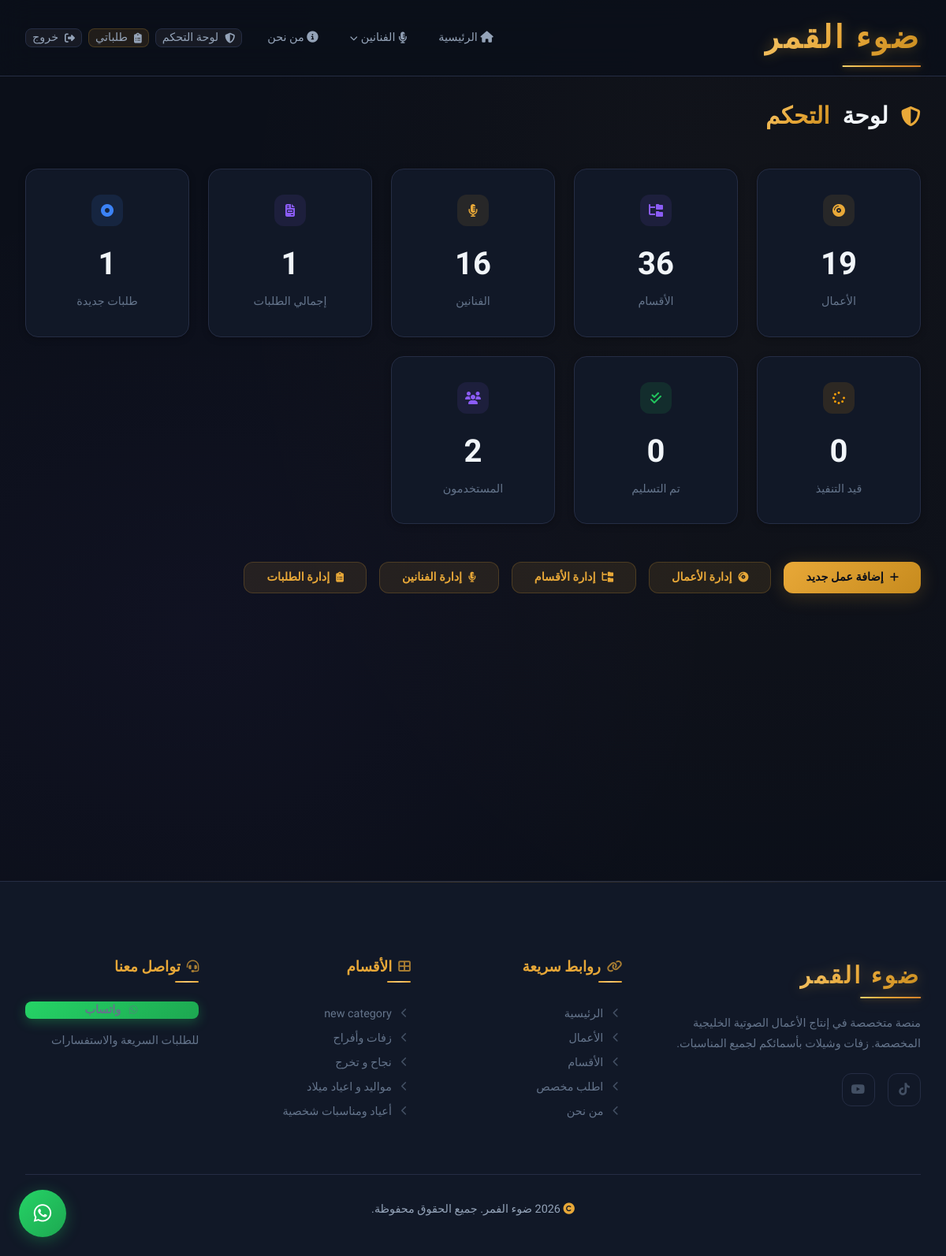
Page /admin/ (signed in) on the committed database.
### app/models.py (models this page shows, shortened)
class Category(db.Model):
    __tablename__ = 'categories'
    id = db.Column(db.Integer, primary_key=True)
    name = db.Column(db.String(100), nullable=False)
    slug = db.Column(db.String(100), unique=True, nullable=False)
    description = db.Column(db.Text, nullable=True)
    icon = db.Column(db.String(50), nullable=True)
    sort_order = db.Column(db.Integer, default=0)
    parent_id = db.Column(db.Integer, db.ForeignKey('categories.id'), nullable=True)
    subcategories = db.relationship(
        'Category',
        backref=db.backref('parent', remote_side=[id]),
        lazy='dynamic'
    )
    samples = db.relationship('Sample', backref='category', lazy='dynamic')

### app/routes/admin.py (the view)
@admin_bp.route('/')
@admin_required
def dashboard():
    total_samples = Sample.query.count()
    total_categories = Category.query.count()
    total_singers = Singer.query.count()
    total_orders = Order.query.count()
    new_orders = Order.query.filter_by(status='new').count()
    in_progress = Order.query.filter_by(status='in_progress').count()
    delivered = Order.query.filter_by(status='delivered').count()
    total_users = User.query.count()
    recent_orders = Order.query.order_by(Order.created_at.desc()).limit(5).all()
    return render_template(
        'admin/dashboard.html',
        total_samples=total_samples,
        total_categories=total_categories,
        total_singers=total_singers,
        total_orders=total_orders,
        new_orders=new_orders,
        in_progress=in_progress,
        delivered=delivered,
        total_users=total_users,
        recent_orders=recent_orders,
    )

### app/models.py (called while the page is built)
    @property
    def status_label(self):
        labels = {'new': 'جديد', 'in_progress': 'قيد التنفيذ', 'delivered': 'تم التسليم'}
        return labels.get(self.status, self.status)

    @property
    def status_color(self):
        colors = {'new': 'info', 'in_progress': 'warning', 'delivered': 'success'}
        return colors.get(self.status, 'info')

### app/routes/admin.py (called while the page is built)
def admin_required(f):
    @wraps(f)
    @login_required
    def decorated_function(*args, **kwargs):
        if not current_user.is_admin:
            flash('ليس لديك صلاحية الوصول', 'error')
            return redirect(url_for('main.index'))
        return f(*args, **kwargs)
    return decorated_function

### app/templates/admin/dashboard.html (shortened to what this page needs)
{% extends "base.html" %}
{% block content %}
<section class="admin-page">
    <div class="container">
        <div class="dashboard-header">
            <h1><i class="fas fa-shield-halved"></i> لوحة <span class="accent-text">التحكم</span></h1>
        </div>
        <div class="admin-stats">
            <div class="stat-card animate-on-scroll">
                <div class="stat-card__icon stat-card__icon--accent"><i class="fas fa-compact-disc"></i></div>
                <div class="stat-card__value">{{ total_samples }}</div>
                <div class="stat-card__label">الأعمال</div>
            </div>
            <div class="stat-card animate-on-scroll">
                <div class="stat-card__icon stat-card__icon--secondary"><i class="fas fa-folder-tree"></i></div>
                <div class="stat-card__value">{{ total_categories }}</div>
                <div class="stat-card__label">الأقسام</div>
            </div>
            <div class="stat-card animate-on-scroll">
                <div class="stat-card__icon stat-card__icon--accent"><i class="fas fa-microphone-lines"></i></div>
                <div class="stat-card__value">{{ total_singers }}</div>
                <div class="stat-card__label">الفنانين</div>
            </div>
            <div class="stat-card animate-on-scroll">
                <div class="stat-card__icon stat-card__icon--secondary"><i class="fas fa-file-invoice"></i></div>
                <div class="stat-card__value">{{ total_orders }}</div>
                <div class="stat-card__label">إجمالي الطلبات</div>
            </div>
            <div class="stat-card animate-on-scroll">
                <div class="stat-card__icon stat-card__icon--info"><i class="fas fa-circle-dot"></i></div>
                <div class="stat-card__value">{{ new_orders }}</div>
                <div class="stat-card__label">طلبات جديدة</div>
            </div>
            <div class="stat-card animate-on-scroll">
                <div class="stat-card__icon stat-card__icon--warning"><i class="fas fa-spinner"></i></div>
                <div class="stat-card__value">{{ in_progress }}</div>
                <div class="stat-card__label">قيد التنفيذ</div>
            </div>
            <div class="stat-card animate-on-scroll">
                <div class="stat-card__icon stat-card__icon--success"><i class="fas fa-check-double"></i></div>
                <div class="stat-card__value">{{ delivered }}</div>
                <div class="stat-card__label">تم التسليم</div>
            </div>
            <div class="stat-card animate-on-scroll">
                <div class="stat-card__icon stat-card__icon--secondary"><i class="fas fa-users"></i></div>
                <div class="stat-card__value">{{ total_users }}</div>
                <div class="stat-card__label">المستخدمون</div>
            </div>
        </div>
        <div style="display: flex; gap: var(--space-md); margin-bottom: var(--space-2xl); flex-wrap: wrap;">
            <a href="{{ url_for('admin.add_sample') }}" class="btn btn-primary"><i class="fas fa-plus"></i> إضافة عمل جديد</a>
            <a href="{{ url_for('admin.samples') }}" class="btn btn-secondary"><i class="fas fa-compact-disc"></i> إدارة الأعمال</a>
            <a href="{{ url_for('admin.categories') }}" class="btn btn-secondary"><i class="fas fa-folder-tree"></i> إدارة الأقسام</a>
            <a href="{{ url_for('admin.singers') }}" class="btn btn-secondary"><i class="fas fa-microphone-lines"></i> إدارة الفنانين</a>
            <a href="{{ url_for('admin.orders') }}" class="btn btn-secondary"><i class="fas fa-clipboard-list"></i> إدارة الطلبات</a>
        </div>
    </div>
</section>
{% endblock %}

### app/templates/base.html (shortened to what this page needs)
<!DOCTYPE html>
<html lang="ar" dir="rtl">
<head>
    <link rel="stylesheet"
          href="https://cdnjs.cloudflare.com/ajax/libs/font-awesome/6.5.1/css/all.min.css"
          onerror="this.onerror=null;this.href='https://cdn.jsdelivr.net/npm/@fortawesome/fontawesome-free@6.5.1/css/all.min.css';" />
    <link rel="stylesheet" href="{{ url_for('static', filename='css/variables.css') }}">
    <link rel="stylesheet" href="{{ url_for('static', filename='css/base.css') }}">
    <link rel="stylesheet" href="{{ url_for('static', filename='css/components.css') }}">
    <link rel="stylesheet" href="{{ url_for('static', filename='css/pages.css') }}">
</head>
<body>
    <nav class="navbar" id="navbar">
        <div class="container">
            <a href="{{ url_for('main.index') }}" class="logo">ضوء القمر</a>
            <div class="nav-links" id="navLinks">
                <a href="{{ url_for('main.index') }}" class="{% if request.endpoint == 'main.index' %}active{% endif %}">
                    <i class="fas fa-home"></i> الرئيسية
                </a>
                <details class="nav-dropdown {% if request.endpoint == 'main.singer' %}active{% endif %}">
                    <summary class="nav-dropdown__summary">
                        <i class="fas fa-microphone-lines"></i> الفنانين
                        <i class="fas fa-chevron-down nav-dropdown__chevron"></i>
                    </summary>
                </details>
                <a href="{{ url_for('main.about') }}" class="{% if request.endpoint == 'main.about' %}active{% endif %}">
                    <i class="fas fa-info-circle"></i> من نحن
                </a>
                <div class="nav-auth">
                    {% if current_user.is_authenticated %}
                        {% if current_user.is_admin %}
                            <a href="{{ url_for('admin.dashboard') }}" class="btn btn-sm btn-ghost">
                                <i class="fas fa-shield-halved"></i> لوحة التحكم
                            </a>
                        {% endif %}
                        <a href="{{ url_for('orders.dashboard') }}" class="btn btn-sm btn-secondary">
                            <i class="fas fa-clipboard-list"></i> طلباتي
                        </a>
                        <a href="{{ url_for('auth.logout') }}" class="btn btn-sm btn-ghost">
                            <i class="fas fa-sign-out-alt"></i> خروج
                        </a>
                    {% endif %}
                </div>
            </div>
        </div>
    </nav>
    <main>
        {% block content %}{% endblock %}
    </main>
    <footer class="footer">
        <div class="container">
            <div class="footer-grid">
                <div class="footer-col footer-brand">
                    <div class="logo" style="margin-bottom: var(--space-lg); font-size: var(--fs-xl); display: inline-block;">ضوء القمر</div>
                    <p>منصة متخصصة في إنتاج الأعمال الصوتية الخليجية المخصصة. زفات وشيلات بأسمائكم لجميع المناسبات.</p>
                    <div class="footer-social">
                        <a href="https://www.tiktok.com/@.bo6b?_r=1&_t=ZS-95rwLRkdma8" aria-label="TikTok">
                            <i class="fab fa-tiktok"></i>
                        </a>
                        <a href="https://youtube.com/@zaffat-f9o?si=nrIe7QA_RzNBtxz0" aria-label="YouTube">
                            <i class="fab fa-youtube"></i>
                        </a>
                    </div>
                </div>
                <div class="footer-col">
                    <h4 class="footer-col__title"><i class="fas fa-link"></i> روابط سريعة</h4>
                    <a href="{{ url_for('main.index') }}"><i class="fas fa-chevron-left"></i> الرئيسية</a>
                    <a href="{{ url_for('main.index') }}#featured"><i class="fas fa-chevron-left"></i> الأعمال</a>
                    <a href="{{ url_for('main.index') }}#categories"><i class="fas fa-chevron-left"></i> الأقسام</a>
                    <a href="{{ url_for('orders.new_order') }}"><i class="fas fa-chevron-left"></i> اطلب مخصص</a>
                    <a href="{{ url_for('main.about') }}"><i class="fas fa-chevron-left"></i> من نحن</a>
                </div>
                <div class="footer-col">
                    <h4 class="footer-col__title"><i class="fas fa-th-large"></i> الأقسام</h4>
                    {% for category in footer_categories %}
                    <a href="{{ url_for('main.category', slug=category.slug) }}"><i class="fas fa-chevron-left"></i> {{ category.name }}</a>
                    {% endfor %}
                </div>
                <div class="footer-col">
                    <h4 class="footer-col__title"><i class="fas fa-headset"></i> تواصل معنا</h4>
                    <a href="https://wa.me/{{ whatsapp_number.replace('+', '') }}" target="_blank" class="btn btn-whatsapp btn-sm" style="margin-bottom: var(--space-md);">
                        <i class="fab fa-whatsapp"></i> واتساب
                    </a>
                    <p style="font-size: var(--fs-sm); color: var(--text-tertiary);">للطلبات السريعة والاستفسارات</p>
                </div>
            </div>
            <div class="footer-bottom">
                <p><i class="fas fa-copyright"></i> {{ brand_year }} {{ brand_name }}. جميع الحقوق محفوظة.</p>
            </div>
        </div>
    </footer>
    <a href="https://wa.me/{{ whatsapp_number.replace('+', '') }}" target="_blank" class="whatsapp-float" aria-label="تواصل واتساب">
        <i class="fab fa-whatsapp"></i>
    </a>
</body>
</html>

### app/static/css/variables.css (style rules this page uses)
:root { --accent: #E8A838; --accent-light: #F5C871; --accent-dark: #C78B1E; --accent-glow: rgba(232, 168, 56, 0.35); --accent-5: rgba(232, 168, 56, 0.05); --accent-10: rgba(232, 168, 56, 0.10); --accent-15: rgba(232, 168, 56, 0.15); --accent-20: rgba(232, 168, 56, 0.20); --gradient-accent: linear-gradient(135deg, #E8A838 0%, #F5C871 50%, #E8A838 100%); --gradient-accent-btn: linear-gradient(135deg, #E8A838 0%, #C78B1E 100%); --gradient-accent-text: linear-gradient(135deg, #F5C871, #E8A838, #C78B1E); --gradient-accent-vivid: linear-gradient(135deg, #F2D06B 0%, #E8A838 40%, #D4822A 100%); --secondary: #8B5CF6; --secondary-light: #A78BFA; --secondary-dark: #7C3AED; --secondary-glow: rgba(139, 92, 246, 0.25); --secondary-10: rgba(139, 92, 246, 0.10); --tertiary: #14B8A6; --tertiary-glow: rgba(20, 184, 166, 0.2); --bg-base: #0B0F19; --bg-card: #111827; --bg-elevated: #1A2035; --bg-hover: #1E2642; --bg-border: #252D44; --bg-border-light: #2E3A56; --text-primary: #F1F5F9; --text-secondary: #94A3B8; --text-tertiary: #64748B; --text-dim: #475569; --success: #22C55E; --success-bg: rgba(34, 197, 94, 0.12); --success-border: rgba(34, 197, 94, 0.25); --warning: #F59E0B; --warning-bg: rgba(245, 158, 11, 0.12); --warning-border: rgba(245, 158, 11, 0.25); --info: #3B82F6; --info-bg: rgba(59, 130, 246, 0.12); --info-border: rgba(59, 130, 246, 0.25); --error: #EF4444; --error-bg: rgba(239, 68, 68, 0.12); --error-border: rgba(239, 68, 68, 0.25); --whatsapp: #25D366; --whatsapp-dark: #1DA851; --whatsapp-glow: rgba(37, 211, 102, 0.3); --font-primary: 'Tajawal', 'Segoe UI', sans-serif; --fs-xs: clamp(0.7rem, 0.65rem + 0.25vw, 0.8rem); --fs-sm: clamp(0.8rem, 0.75rem + 0.3vw, 0.9rem); --fs-base: clamp(0.9rem, 0.85rem + 0.35vw, 1rem); --fs-md: clamp(1rem, 0.9rem + 0.5vw, 1.15rem); --fs-lg: clamp(1.15rem, 1rem + 0.7vw, 1.4rem); --fs-xl: clamp(1.4rem, 1.15rem + 1.2vw, 1.85rem); --fs-2xl: clamp(1.75rem, 1.35rem + 2vw, 2.5rem); --fs-3xl: clamp(2.2rem, 1.5rem + 3.5vw, 3.5rem); --fs-hero: clamp(2rem, 1.2rem + 4vw, 3.8rem); --fw-light: 300; --fw-regular: 400; --fw-medium: 500; --fw-bold: 700; --fw-black: 900; --lh-tight: 1.3; --lh-normal: 1.6; --lh-relaxed: 1.8; --space-xs: 0.25rem; --space-sm: 0.5rem; --space-md: 1rem; --space-lg: 1.5rem; --space-xl: 2rem; --space-2xl: 3rem; --space-3xl: 4rem; --space-4xl: 6rem; --space-section: clamp(3rem, 2rem + 5vw, 6rem); --container-max: 1200px; --container-padding: clamp(1rem, 3vw, 2rem); --radius-sm: 8px; --radius-md: 12px; --radius-lg: 16px; --radius-xl: 24px; --radius-full: 9999px; --shadow-sm: 0 2px 8px rgba(0, 0, 0, 0.25); --shadow-md: 0 4px 24px rgba(0, 0, 0, 0.35); --shadow-lg: 0 8px 40px rgba(0, 0, 0, 0.45); --shadow-accent: 0 4px 25px rgba(232, 168, 56, 0.2); --shadow-accent-lg: 0 8px 40px rgba(232, 168, 56, 0.25); --shadow-card: 0 4px 20px rgba(0, 0, 0, 0.3); --shadow-card-hover: 0 12px 40px rgba(0, 0, 0, 0.4), 0 0 0 1px rgba(232, 168, 56, 0.1); --glass-bg: rgba(11, 15, 25, 0.8); --glass-bg-heavy: rgba(11, 15, 25, 0.92); --glass-border: rgba(232, 168, 56, 0.12); --glass-blur: 20px; --transition-fast: 0.15s ease; --transition-base: 0.3s cubic-bezier(0.4, 0, 0.2, 1); --transition-slow: 0.5s cubic-bezier(0.4, 0, 0.2, 1); --transition-spring: 0.5s cubic-bezier(0.175, 0.885, 0.32, 1.275); --z-dropdown: 100; --z-sticky: 200; --z-nav: 300; --z-modal: 400; --z-whatsapp: 500; }

### rows in the picture
Category: name "new category"
Category: name "زفات وأفراح"
Category: name "نجاح و تخرج"
Category: name "مواليد و اعياد ميلاد"
Category: name "أعياد ومناسبات شخصية"

### other values in the picture
{{ total_samples }} "19"
{{ total_categories }} "36"
{{ total_singers }} "16"
{{ total_orders }} "1"
{{ new_orders }} "1"
{{ in_progress }} "0"
{{ delivered }} "0"
{{ total_users }} "2"
{{ brand_name }} "ضوء الفمر"
